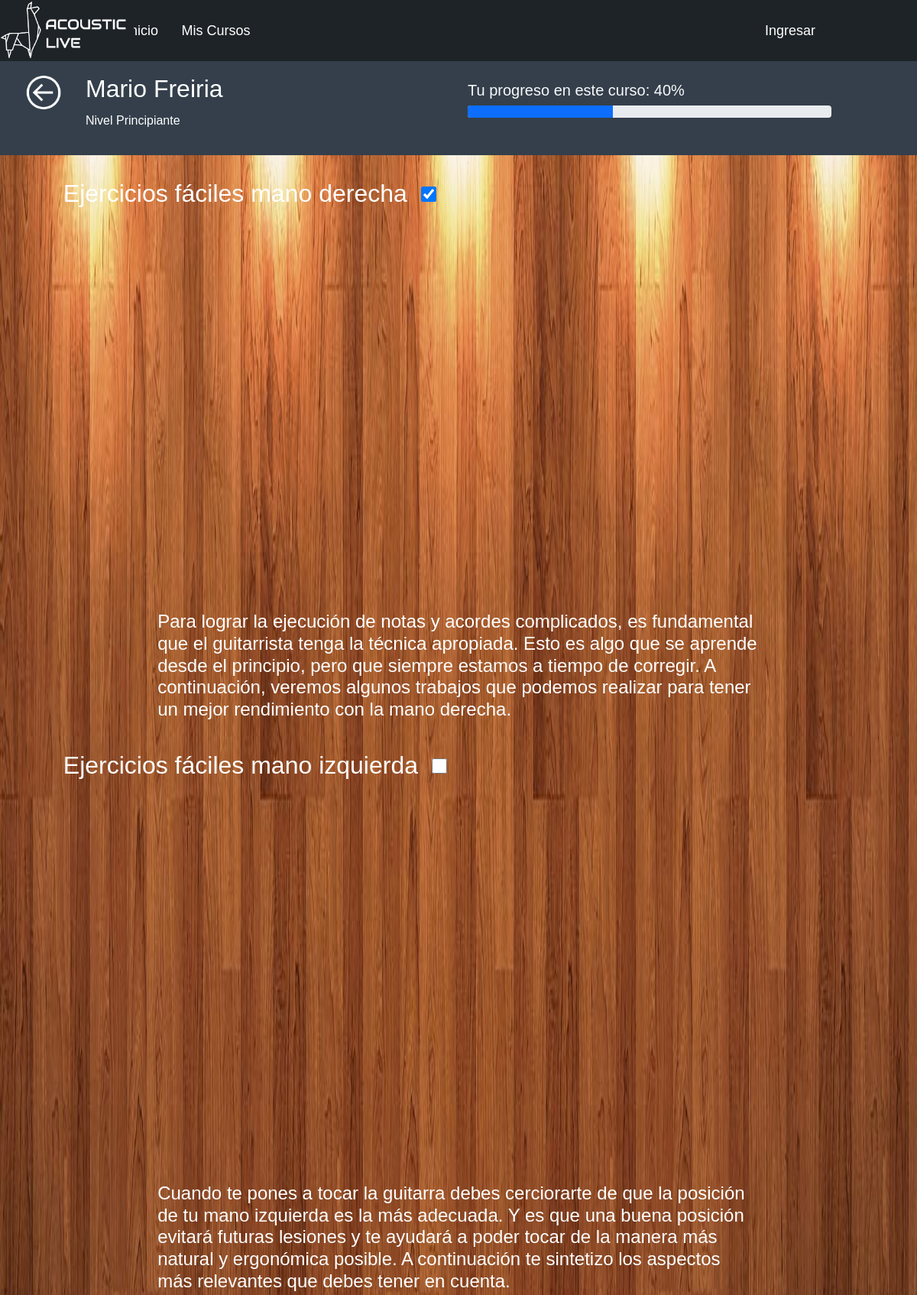
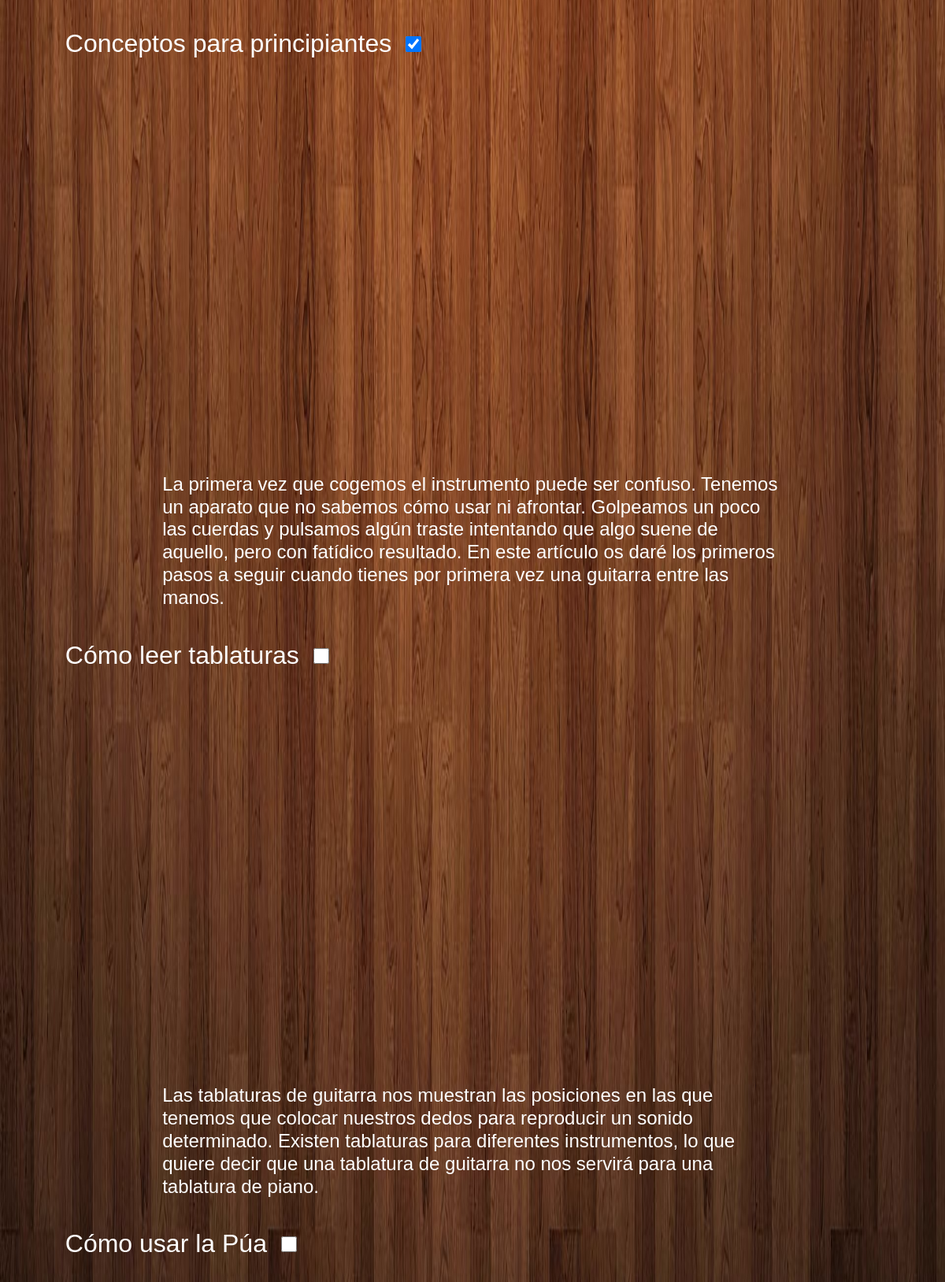
/Nivel_Principiante/1/ (upper part), run on the app's committed database (2 pictures, top to bottom).
### gestionBD/models.py (models this page shows, shortened)
class Profesor(models.Model):
    nombre_profesor = models.CharField(max_length=50)
    apellido_profesor = models.CharField(max_length=50)
    email = models.CharField(max_length=80)
    user_name = models.CharField(max_length=50)
    contraseña = models.CharField(max_length=50)

class Leccion(models.Model):
    nombre_leccion = models.CharField(max_length=100)
    nivel =models.IntegerField()
    link = models.CharField(max_length=600)
    descripcion = models.TextField()
    idprofesor = models.ForeignKey(Profesor,on_delete=CASCADE)
    orden = models.IntegerField(null=True)

### gestionBD/views.py (the view)
# urls.py: path('Nivel_Principiante/<int:id_profesor>/', lista_principiante),
def lista_principiante(request, id_profesor):
    lecciones = Leccion.objects.filter(nivel=1, idprofesor_id=id_profesor).order_by('orden')
    profesores = Profesor.objects.filter(id=id_profesor)
    cursan = Cursa.objects.filter(id_profesor_id=id_profesor, nivel_leccion = 1)
    lista_vistos = []
    for cursa in cursan:
        lista_vistos.append(cursa.id_leccion_id)
    cant = 0
    for leccion in lecciones:
        cant = cant + 1
    cant_tiqueados = 0
    for cursa in cursan:
        cant_tiqueados = cant_tiqueados + 1
    if cant != 0:
        porcentaje_vistos = int((cant_tiqueados * 100) / cant)
    else:
        porcentaje_vistos = 0
    level = "Nivel Principiante"
    atras = "/Profesores_Nivel_Principiante/"
    nivel = 1
    tamanio_barra_progreso = str(porcentaje_vistos) +'%'
    contexto = {
        'profesores' : profesores,
        'lecciones' : lecciones,
        'nivel' : level,
        'nivel_leccion' : nivel,
        'id_profesor' : id_profesor,
        'atras' : atras,
        'cantidad' : cant,
        'lista_vistos' : lista_vistos,
        'tiqueados' : cant_tiqueados,
        'tamanio_barra_progreso' : tamanio_barra_progreso
    }
    return render(request,'Vista_Universal_Lecciones.html', contexto)

### Acoustic_Live/Templates/Vista_Universal_Lecciones.html (shortened to what this page needs)
{% extends 'Base.html' %}
{% block content %}
{% load static %}
<div class="container-fluid" style="background-color: #343F4B;padding-top: 6rem;padding-bottom: 0.5rem;">
    <div class="row">
        <div class="col-lg-1 col-md-2 col-sm-3">
            <form action="{{ atras }}" method="GET">
                <input type="image" name="boton_back" style="margin-left: 20px;" src="{% static 'Imagenes/boton_atras.png' %}" alt="Volver atras" width="50" height="50">
            </form>
        </div>
    <div class="col-lg-5 col-md-5 col-sm-7">
        {% for profesor in profesores %}
            <h1 style = "color: white;">
                {{ profesor.nombre_profesor }} {{ profesor.apellido_profesor }}
            </h1>
        {% endfor %}
            <p style = "color: white;">
                {{nivel}}
            </p>
        </div>
        <div class="col-lg-5 col-md-5 col-sm-12">
            <h5 class="text-light" style="margin-top: 2%;" id="demo"></h5>
                <div class="progress" id="blips">
                    <div class="progress-bar" role="progressbar" style="width: {{ tamanio_barra_progreso }};" >
                  </div>
                </div>
        </div>
    </div>
</div>
<div class="container-fluid">
    <link rel="stylesheet" href="{% static '/css/fondo.css' %}" >
        <div class="container contenedor">
            {% if lecciones %}
            {% for leccion in lecciones %}
                {% if leccion.id in lista_vistos %}
                    <div class="class" id="progreso">
                        <div class="checkbox" id="{{ leccion.id }}">
                        <h1 style="color: white; margin-top: 30px; margin-bottom: 30px;">{{ leccion.nombre_leccion }}&nbsp;
                        <input type="checkbox" value="{{ leccion.id }}" nombre = "{{ leccion.id }}" id="{{ leccion.id }}" checked>
                        </h1>
                        </div>
                    </div>
                {% else %}
                    <div class="class" id="progreso">
                        <div class="checkbox" id="{{ leccion.id }}">
                        <h1 style="color: white; margin-top: 30px; margin-bottom: 30px;">{{ leccion.nombre_leccion }}&nbsp;
                        <input type="checkbox" value="{{ leccion.id }}" nombre = "{{ leccion.id }}" id="{{ leccion.id }}" >
                        </h1>
                        </div>
                    </div>
                {% endif %}
                <div class="row">
                    <div class="container">
                        <div class="ratio" style="--bs-aspect-ratio: 50%;">
                            <iframe width="560" height="315" src="{{ leccion.link }}" title="YouTube video player" frameborder="0" allow="accelerometer; autoplay; clipboard-write; encrypted-media; gyroscope; picture-in-picture" allowfullscreen></iframe>
                        </div>
                            <div class="container text-left" style="margin-top: 30px;">
                                <h4 style="color: white;"> {{ leccion.descripcion }} </h4>
                            </div>
                        </div>
                    </div>
            {% endfor %}
            {% else %}
            <div class="container" style="padding-top: 60px; padding-bottom: 60px;">
                <center><h1>No hay videos disponibles</h1></center>
            </div>
            {% endif %}
        </div>
</div>
{% endblock %}

### static/css/style.css (style rules this page uses)
body { font-family: Arial, Helvetica, sans-serif; margin: 0; }
p { margin-bottom: 1.6em; }
h1 { font-size: 2rem; line-height: 1.3em; }
.container { width: 90%; max-width: 1600px; margin: 0 auto; color: white; }
* { padding: 0; margin: 0; box-sizing: border-box; }
.contenedor { min-height:100vh; position:relative; }
input[type="checkbox"] { position: relative; width: 20px; height: 20px; }

### static/css/fondo.css (style rules this page uses)
body { background-image: url('../Imagenes/fondo.jpg'); background-repeat: no-repeat; background-size: 100% 100%; background-attachment: fixed; }

### data on the page
Profesor: nombre_profesor "Mario", apellido_profesor "Freiria"
Leccion: nombre_leccion "Ejercicios fáciles mano derecha", descripcion "Para lograr la ejecución de notas y acordes complicados, es fundamental que el guitarrista tenga la técnica apropiada. Esto es algo que se aprende desde el principio, pero que siempre estamos a tiempo de corregir. A continuación, veremos algunos trabajos que podemos realizar para tener un mejor rendimiento con la mano derecha."
Leccion: nombre_leccion "Ejercicios fáciles mano izquierda", descripcion "Cuando te pones a tocar la guitarra debes cerciorarte de que la posición de tu mano izquierda es la más adecuada. Y es que una buena posición evitará futuras lesiones y te ayudará a poder tocar de la manera más natural y ergonómica posible. A continuación te sintetizo los aspectos más relevantes que debes tener en cuenta."
Leccion: nombre_leccion "Conceptos para principiantes", descripcion "La primera vez que cogemos el instrumento puede ser confuso. Tenemos un aparato que no sabemos cómo usar ni afrontar. Golpeamos un poco las cuerdas y pulsamos algún traste intentando que algo suene de aquello, pero con fatídico resultado. En este artículo os daré los primeros pasos a seguir cuando tienes por primera vez una guitarra entre las manos."
Leccion: nombre_leccion "Cómo leer tablaturas", descripcion "Las tablaturas de guitarra nos muestran las posiciones en las que tenemos que colocar nuestros dedos para reproducir un sonido determinado. Existen tablaturas para diferentes instrumentos, lo que quiere decir que una tablatura de guitarra no nos servirá para una tablatura de piano."
Leccion: nombre_leccion "Cómo usar la Púa"

### other printed values
{{ nivel }} "Nivel Principiante"
